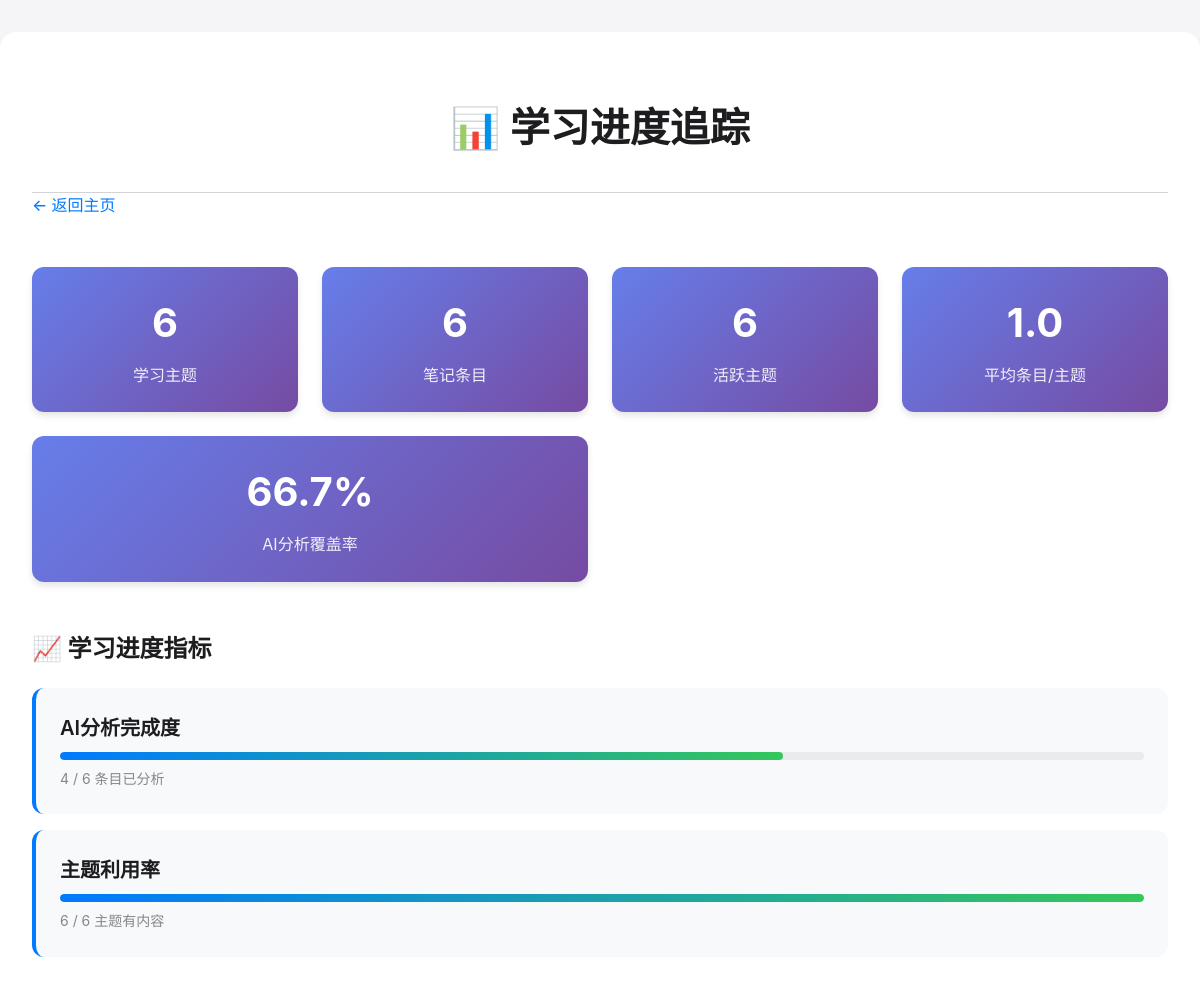
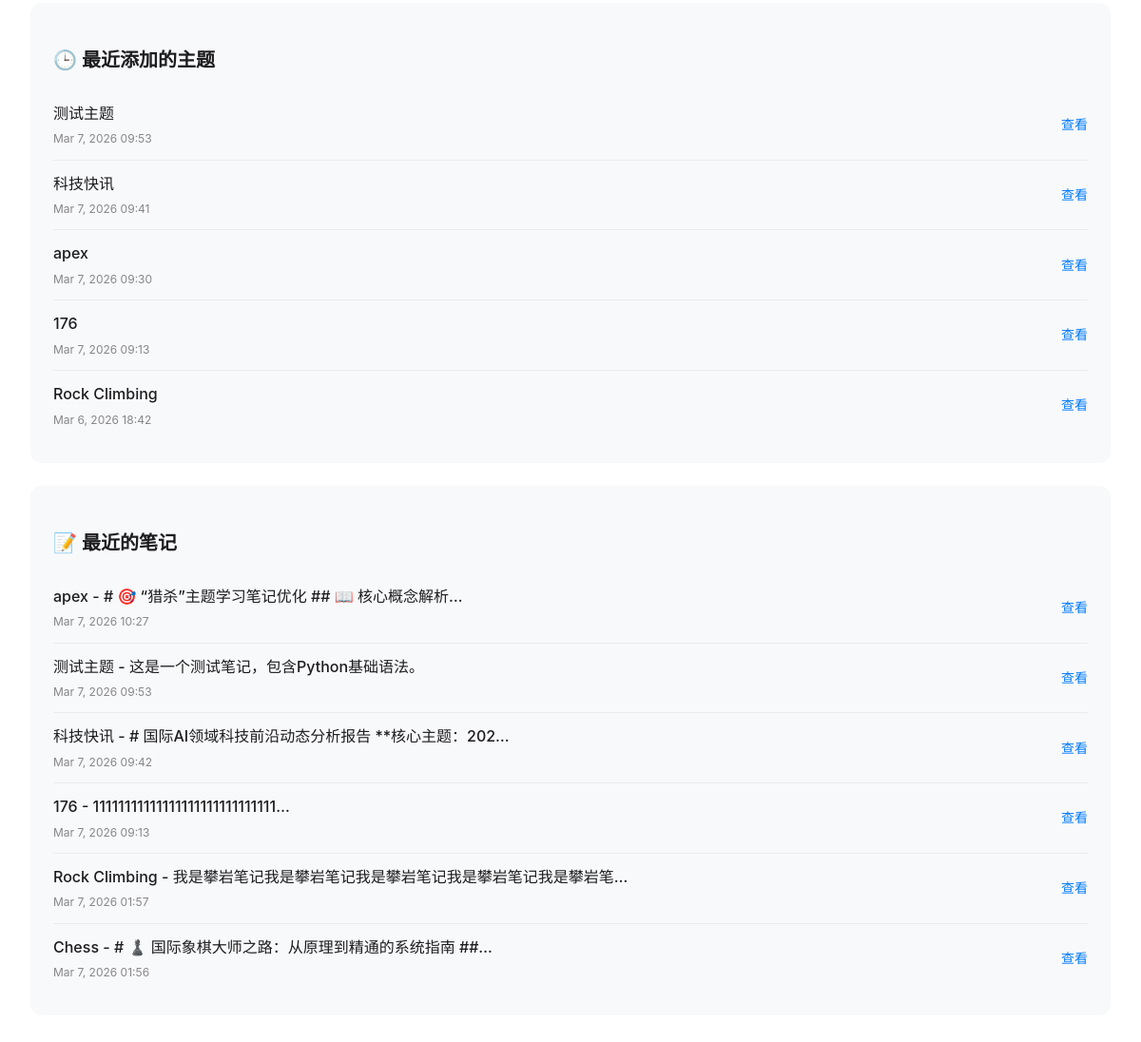
Screenshot of /learning_logs/progress/ with the database file from the repository (2 pictures, top to bottom).
### learning_logs/models.py (models this page shows, shortened)
class Topic(models.Model):
    text = models.CharField(max_length=200)
    date_added = models.DateTimeField(auto_now_add=True)
    def __str__(self):
        return self.text

class Entry(models.Model):
    topic = models.ForeignKey(Topic, on_delete=models.CASCADE)
    text = models.TextField()
    date_added = models.DateTimeField(auto_now_add=True)
    ai_analysis = models.TextField(blank=True, null=True)  # AI分析结果
    class Meta:
        verbose_name_plural = 'entries'

### learning_logs/views.py (the view)
def progress(request):
    from django.db.models import Count, Avg
    from django.db.models.functions import Length
    total_topics = Topic.objects.count()
    total_entries = Entry.objects.count()
    topics_with_entries = Topic.objects.annotate(entry_count=Count('entry')).filter(entry_count__gt=0)
    avg_entries_per_topic = topics_with_entries.aggregate(avg=Avg('entry_count'))['avg'] or 0
    entries_with_analysis = Entry.objects.exclude(ai_analysis__isnull=True).exclude(ai_analysis='')
    analyzed_entries_count = entries_with_analysis.count()
    recent_topics = Topic.objects.order_by('-date_added')[:5]
    recent_entries = Entry.objects.order_by('-date_added')[:10]
    avg_entry_length = Entry.objects.annotate(text_length=Length('text')).aggregate(avg=Avg('text_length'))['avg'] or 0
    context = {
        'total_topics': total_topics,
        'total_entries': total_entries,
        'topics_with_entries': topics_with_entries.count(),
        'avg_entries_per_topic': round(avg_entries_per_topic, 1),
        'analyzed_entries_count': analyzed_entries_count,
        'analysis_percentage': round((analyzed_entries_count / total_entries * 100), 1) if total_entries > 0 else 0,
        'recent_topics': recent_topics,
        'recent_entries': recent_entries,
        'avg_entry_length': round(avg_entry_length, 0),
    }
    return render(request, 'learning_logs/progress.html', context)

### learning_logs/templates/learning_logs/progress.html (shortened to what this page needs)
<!DOCTYPE html>
<html lang="zh-cn">
<head>
</head>
<body>
    <div class="container">
        <header class="header">
            <h1>📊 学习进度追踪</h1>
        </header>
        <main>
            <a href="{% url 'learning_logs:index' %}" class="back-link">← 返回主页</a>
            <div class="stats-overview">
                <div class="stat-card">
                    <span class="stat-number">{{ total_topics }}</span>
                    <span class="stat-label">学习主题</span>
                </div>
                <div class="stat-card">
                    <span class="stat-number">{{ total_entries }}</span>
                    <span class="stat-label">笔记条目</span>
                </div>
                <div class="stat-card">
                    <span class="stat-number">{{ topics_with_entries }}</span>
                    <span class="stat-label">活跃主题</span>
                </div>
                <div class="stat-card">
                    <span class="stat-number">{{ avg_entries_per_topic }}</span>
                    <span class="stat-label">平均条目/主题</span>
                </div>
                <div class="stat-card large">
                    <span class="stat-number">{{ analysis_percentage }}%</span>
                    <span class="stat-label">AI分析覆盖率</span>
                </div>
            </div>
            <div class="progress-section">
                <h2>📈 学习进度指标</h2>
                <div class="progress-item">
                    <div class="progress-title">AI分析完成度</div>
                    <div class="progress-bar">
                        <div class="progress-fill" style="width: {{ analysis_percentage }}%"></div>
                    </div>
                    <div class="progress-text">{{ analyzed_entries_count }} / {{ total_entries }} 条目已分析</div>
                </div>
                <div class="progress-item">
                    <div class="progress-title">主题利用率</div>
                    <div class="progress-bar">
                        <div class="progress-fill" style="width: {% widthratio topics_with_entries total_topics 100 %}%"></div>
                    </div>
                    <div class="progress-text">{{ topics_with_entries }} / {{ total_topics }} 主题有内容</div>
                </div>
            </div>
            <div class="recent-activity">
                <div class="activity-section">
                    <h3 class="activity-title">🕒 最近添加的主题</h3>
                    {% for topic in recent_topics %}
                    <div class="activity-item">
                        <div class="activity-content">
                            <div class="activity-name">{{ topic }}</div>
                            <div class="activity-meta">{{ topic.date_added|date:'M j, Y H:i' }}</div>
                        </div>
                        <a href="{% url 'learning_logs:topic' topic.id %}" class="activity-link">查看</a>
                    </div>
                    {% empty %}
                    <p>暂无主题</p>
                    {% endfor %}
                </div>
                <div class="activity-section">
                    <h3 class="activity-title">📝 最近的笔记</h3>
                    {% for entry in recent_entries %}
                    <div class="activity-item">
                        <div class="activity-content">
                            <div class="activity-name">{{ entry.topic }} - {{ entry.text|truncatechars:30 }}</div>
                            <div class="activity-meta">{{ entry.date_added|date:'M j, Y H:i' }}</div>
                        </div>
                        <a href="{% url 'learning_logs:topic' entry.topic.id %}" class="activity-link">查看</a>
                    </div>
                    {% empty %}
                    <p>暂无笔记</p>
                    {% endfor %}
                </div>
            </div>
        </main>
    </div>
</body>
</html>

### learning_logs/templates/learning_logs/progress.html (style rules this page uses)
body { font-family: -apple-system, BlinkMacSystemFont, 'Segoe UI', Roboto, Oxygen, Ubuntu, Cantarell, sans-serif; background-color: #f5f5f7; color: #1d1d1f; margin: 0; padding: 0; line-height: 1.6; }
.container { max-width: 1200px; margin: 0 auto; padding: 2rem; background-color: #ffffff; border-radius: 16px; box-shadow: 0 4px 6px rgba(0, 0, 0, 0.07); margin-top: 2rem; margin-bottom: 2rem; }
.header { text-align: center; padding: 2rem 0; border-bottom: 1px solid #d2d2d7; }
h1 { font-size: 2.5rem; font-weight: 700; color: #1d1d1f; margin: 0; }
.stats-overview { display: grid; grid-template-columns: repeat(auto-fit, minmax(200px, 1fr)); gap: 1.5rem; margin: 2rem 0; }
.stat-card { background: linear-gradient(135deg, #667eea 0%, #764ba2 100%); color: white; padding: 1.5rem; border-radius: 12px; text-align: center; box-shadow: 0 4px 6px rgba(0, 0, 0, 0.1); }
.stat-card.large { grid-column: span 2; }
.stat-number { font-size: 2.5rem; font-weight: 700; display: block; margin-bottom: 0.5rem; }
.stat-label { font-size: 1rem; opacity: 0.9; }
.progress-section { margin: 3rem 0; }
.progress-item { background-color: #f8f9fa; padding: 1.5rem; border-radius: 12px; margin-bottom: 1rem; border-left: 4px solid #007aff; }
.progress-title { font-size: 1.25rem; font-weight: 600; color: #1d1d1f; margin-bottom: 0.5rem; }
.progress-bar { width: 100%; height: 8px; background-color: #e9ecef; border-radius: 4px; overflow: hidden; margin: 0.5rem 0; }
.progress-fill { height: 100%; background: linear-gradient(90deg, #007aff 0%, #34c759 100%); border-radius: 4px; transition: width 0.3s ease; }
.progress-text { font-size: 0.875rem; color: #86868b; }
.recent-activity { margin: 3rem 0; }
.activity-section { background-color: #f8f9fa; padding: 1.5rem; border-radius: 12px; margin-bottom: 1.5rem; }
.activity-title { font-size: 1.25rem; font-weight: 600; color: #1d1d1f; margin-bottom: 1rem; }
.activity-item { display: flex; justify-content: space-between; align-items: center; padding: 0.75rem 0; border-bottom: 1px solid #e9ecef; }
.activity-item:last-child { border-bottom: none; }
.activity-content { flex-grow: 1; }
.activity-name { font-weight: 500; color: #1d1d1f; margin-bottom: 0.25rem; }
.activity-meta { font-size: 0.75rem; color: #86868b; }
.activity-link { color: #007aff; text-decoration: none; font-size: 0.875rem; font-weight: 500; }
.back-link { display: inline-block; color: #007aff; text-decoration: none; font-weight: 500; margin-bottom: 1rem; }

### rows the page displays
Topic: text "测试主题", date_added "Mar 7, 2026 09:53"
Topic: text "科技快讯", date_added "Mar 7, 2026 09:41"
Topic: text "apex", date_added "Mar 7, 2026 09:30"
Topic: text "176", date_added "Mar 7, 2026 09:13"
Topic: text "Rock Climbing", date_added "Mar 6, 2026 18:42"
Entry: topic "apex", text "# 🎯 “猎杀”主题学习笔记优化 ## 📖 核心概念解析…", date_added "Mar 7, 2026 10:27"
Entry: topic "测试主题", text "这是一个测试笔记，包含Python基础语法。", date_added "Mar 7, 2026 09:53"
Entry: topic "科技快讯", text "# 国际AI领域科技前沿动态分析报告 **核心主题：202…", date_added "Mar 7, 2026 09:42"
Entry: topic "176", text "11111111111111111111111111111…", date_added "Mar 7, 2026 09:13"
Entry: topic "Rock Climbing", text "我是攀岩笔记我是攀岩笔记我是攀岩笔记我是攀岩笔记我是攀岩笔…", date_added "Mar 7, 2026 01:57"
Entry: topic "Chess", text "# ♟️ 国际象棋大师之路：从原理到精通的系统指南 ##…", date_added "Mar 7, 2026 01:56"

### other values shown
{{ total_topics }} "6"
{{ total_entries }} "6"
{{ topics_with_entries }} "6"
{{ avg_entries_per_topic }} "1.0"
{{ analysis_percentage }} "66.7"
{{ analyzed_entries_count }} "4"
